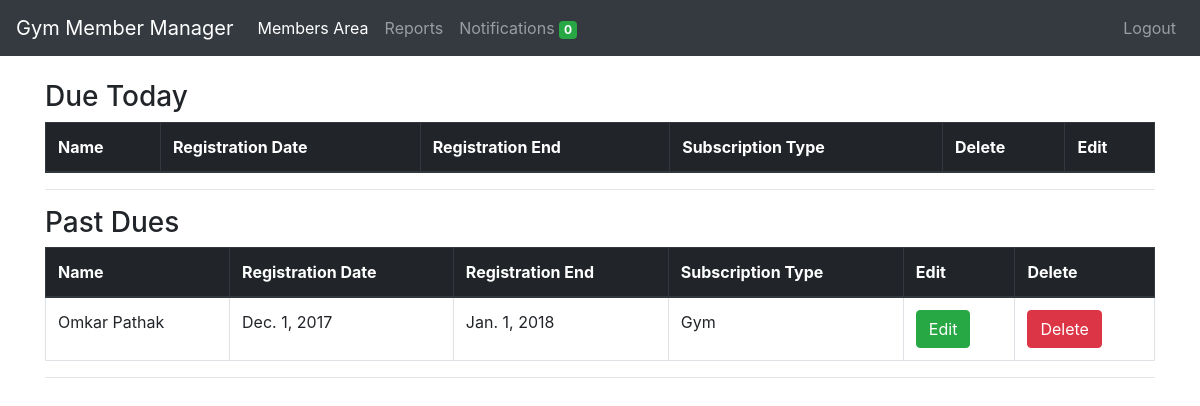
The page /notifications/ (signed in) on the database as committed earlier.
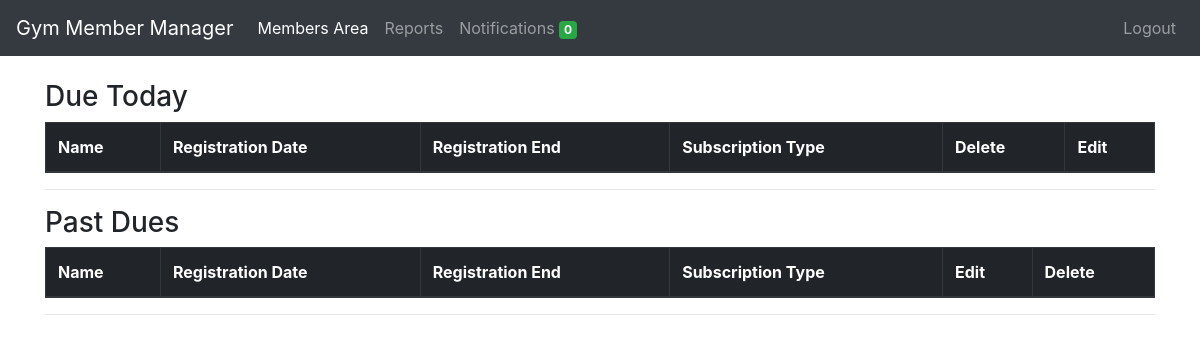
The same page on the database as committed later.
### members/models.py (models this page shows, shortened)
class Member(models.Model):
	member_id = models.AutoField(primary_key=True)
	first_name = models.CharField(max_length=50)
	last_name = models.CharField(max_length=50)
	mobile_number = models.IntegerField(unique=True)
	email = models.EmailField(null=True, blank=True)
	address = models.CharField(max_length=300, blank=True)
	admitted_on = models.DateField(auto_now_add=True)
	registration_date = models.DateField()
	registration_upto = models.DateField()
	subscription_type  = models.CharField(
									max_length=30,
									choices=SUBSCRIPTION_TYPE_CHOICES,
									default=SUBSCRIPTION_TYPE_CHOICES[0][0])
	subscription_period = models.CharField(
									max_length=30,
									choices=SUBSCRIPTION_PERIOD_CHOICES,
									default=SUBSCRIPTION_PERIOD_CHOICES[0][0])
	amount = models.IntegerField()
	fee_status = models.CharField(
								max_length=30,
								choices=FEE_STATUS,
								default=FEE_STATUS[0][0])
	batch = models.CharField(
							max_length=30,
							choices=BATCH,
							default=BATCH[0][0])
	photo = models.FileField(upload_to='photos/', blank=True)
	notification = models.IntegerField(default=2, blank=True)

### notifications/views.py (the view)
# urls.py: path('notifications/', include('notifications.urls')),
def notifications(request):
    members_before = Member.objects.filter(query)
    members_today = Member.objects.filter(query)
    for member in members_today:
        if member.notification != 0:
            member.notification = 1
            member.fee_status = 'pending'
            member.save()
    for member in members_before:
        if member.notification != 0:
            member.notification = 1
            member.fee_status = 'pending'
            member.save()
    members_before = Member.objects.filter(
                                        registration_upto__lt=datetime.datetime.now(),
                                        notification=1)
    members_today = Member.objects.filter(
                                        registration_upto=datetime.datetime.now(),
                                        notification=1)
    subs_end_today_count = Member.objects.filter(
                                        registration_upto=datetime.datetime.now(),
                                        notification=1).count()
    context = {
        'subs_end_today_count': subs_end_today_count,
        'members_today': members_today,
        'members_before': members_before,
    }
    return render(request, 'notifications.html', context)

### notifications/templates/notifications.html (shortened to what this page needs)
{% extends 'base.html' %}
{% block content %}
    <h3>Due Today</h3>
    <table class="table table-bordered">
        <thead class="thead-dark">
            <tr>
                <th>Name</th>
                <th>Registration Date</th>
                <th>Registration End</th>
                <th>Subscription Type</th>
                <th>Delete</th>
                <th>Edit</th>
            </tr>
        </thead>
    </table>
    <hr>
    <h3>Past Dues</h3>
    <table class="table table-bordered">
        <thead class="thead-dark">
            <tr>
                <th>Name</th>
                <th>Registration Date</th>
                <th>Registration End</th>
                <th>Subscription Type</th>
                <th>Edit</th>
                <th>Delete</th>
            </tr>
        </thead>
        <tbody>
            {% for member in members_before %}
                <tr>
                    <td>{{ member.first_name }} {{ member.last_name }}</td>
                    <td>{{ member.registration_date }}</td>
                    <td>{{ member.registration_upto }}</td>
                    <td>{{ member.get_subscription_type_display }}</td>
                    <td>
                        <a href="/members/update/{{ member.member_id }}/"><button class="btn btn-success">Edit</button>
                        </a>
                    </td>
                    <td>
                        <a href="/notifications/delete/{{ member.member_id }}/"><button class="btn btn-danger">Delete</button>
                        </a>
                    </td>
                </tr>
            {% endfor %}
        </tbody>
    </table>
    <hr>
{% endblock %}

Rows that differ between the two databases and show on the page:
no longer on this page (row edited): Member: first_name "Omkar", last_name "Pathak", registration_date "Dec. 1, 2017", registration_upto "Jan. 1, 2018", subscription_type "Gym"
